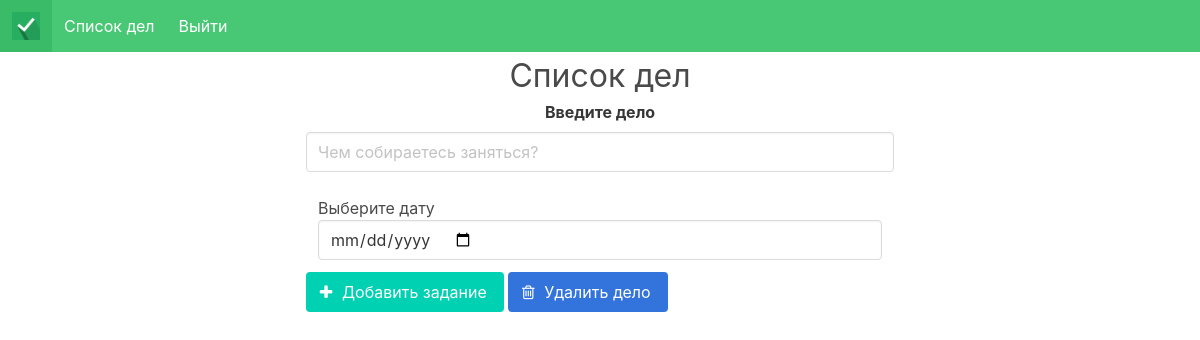
The page /todo/ (signed in) on the database as committed earlier.
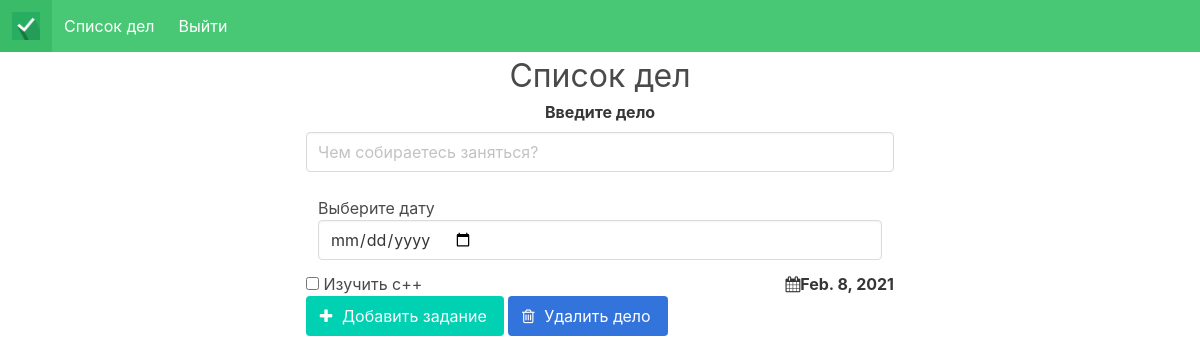
The same page on the database as committed later.
### todolist/models.py (models this page shows, shortened)
class Todo(models.Model):
    title = models.CharField(max_length=250)
    content = models.TextField(blank=True) #текстовое поле
    created = models.DateField(default=timezone.now().strftime("%Y-%m-%d")) # дата создания
    due_date = models.DateField(default=timezone.now().strftime("%Y-%m-%d")) #до какой даты нужно было сделать дело
    owner = models.ForeignKey(User,on_delete=models.CASCADE)
    class Meta: #используем вспомогательный класс мета для сортировки наших дел
        ordering = ["-created"] #сортировка дел по времени их создания

### todolist/views.py (the view, shortened to what this page needs)
# urls.py: url(r'^todo/', todo, name="todo"),
@login_required
def todo(request):
    todos = Todo.objects.filter(owner=request.user)
    print("todo")
    if request.method == "GET":
        if "sign_out" in request.GET:
            logout(request)
            return redirect('sign_in')
    return render(request, "todo.html", {"todos": todos})

### todolist/templates/todo.html (shortened to what this page needs)
{% extends 'base.html' %}
{% block content %}
<div class="columns is-centered" style="min-height:101vh;">
	<div class="column is-half">
    	<h1 class="is-size-3 has-text-centered"> Список дел </h1>
    	<form action="" method="post">
            <div class="field has-text-centered">
            	<label for="description" class="label">Введите дело</label>
            	<div class="control">
             	   <input type="text" id="description" class="input" placeholder="Чем собираетесь заняться?"
                    	name="description" required>
            	</div>
        	</div>
            	<div class="column">
                	<label for="dueDate">Выберите дату</label>
                	<input type="date" id="dueDate" class="input calendar" name="date" required>
            	</div>
			<div class="list is-hoverable">
            	{% for todo in todos %}
            	<div class="list-item">
                	<label class="checkbox">
                    	<input type="checkbox" class=" checkbox" name="checkedbox" value="{{ todo.id }}">
                    	<span class="complete-">{{ todo.title }}</span>
                	</label>
                	<strong class="is-pulled-right"><i class="fa fa-calendar"></i>{{ todo.due_date }}</strong>
            	</div>
				{% endfor %}
			</div>
			<div class="is-centered">
				<div class="is-centered">
					<button class="button is-primary is-centered" name="Add" type="submit">
						<span class="icon is-small">
							<i class="fa fa-plus"></i>
						</span>
						<span>Добавить задание</span>
					</button>
					<button class="button is-link is-centered" name="Delete" type="submit">
						<span class="icon is-small">
							<i class="fa fa-trash-o"></i>
						</span>
						<span>Удалить дело</span>
					</button>
				</div>
			</div>
		</div>
	</div>
</div>
{% endblock %}

Rows that differ between the two databases and show on the page:
added Todo: title "Изучить с++", due_date "Feb. 8, 2021"
